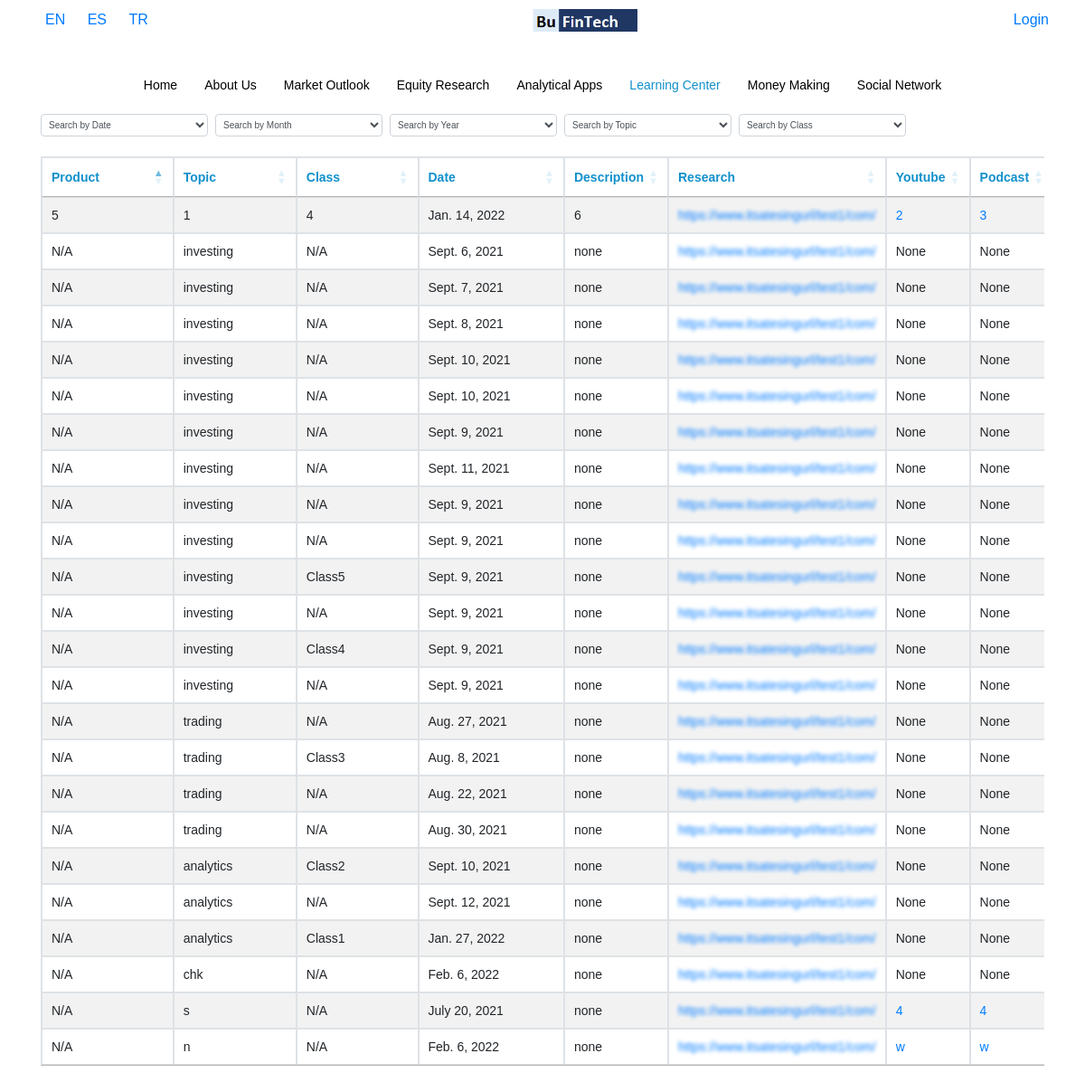
Screenshot of /en/learning-center with the database file from the repository.
### base/models.py (models this page shows, shortened)
class learning(models.Model):
    Language = models.CharField(max_length=50)
    Product = models.CharField(max_length=50,blank=True, default="N/A")
    Topic = models.CharField(max_length=50,blank=True)
    Class = models.CharField(max_length=50,blank=True, default="N/A")
    Date = models.DateField(blank=True)
    Description = models.CharField(max_length=50,blank=True,default="none")
    Research = models.FileField(upload_to=path_learning )
    Youtube = models.CharField(max_length=50,blank=True)
    Podcast = models.CharField(max_length=50,blank=True)
    class Meta:
        verbose_name = "Learning Center"
        verbose_name_plural = "Learning Center"

### base/views.py (the view)
# urls.py: re_path(r'^(?P<Language>[a-z]{2})/learning-center$', views.learn, name='learning-center'),
def learn(request, Language):
    display_url = True
    try:
        user_payment = Api_key.objects.get(user = request.user)
    except:
        user_payment = None
    if user_payment != None:
        pass
    else:
        display_url = False
    hidden = [0,1]
    setCurrentLanguage(request, Language)
    nav_items = ListPage.objects.filter(Language=request.session['current_language']).order_by('Priority').values_list("Menu_Name","url").distinct()
    obj = learning.objects.filter(Language=request.session['current_language'])
    data = serializers.serialize("python",learning.objects.filter(Language=request.session['current_language']) )
    categories = obj.values("Topic").distinct()
    classes = obj.values("Class").distinct()
    return render (request,'base/learning.html',{'display_url':display_url, 'obj':obj,'table_form':LearningForm(),'data':data, 'hidden':hidden,"nav_items":list(dict.fromkeys(nav_items)),'Language':Language, 'categories':categories, 'classes':classes})

### base/forms.py
class LearningForm(ModelForm):
    class Meta:
        model = learning
        fields = '__all__'

### base/templatetags/current_url.py (called while the page is built)
@register.filter
def current_url(value, url):
    url = url[4:]
    value = value.replace("_","-")
    if value == "analytic-apps":
        value = "analytical-apps"
    print(value, url)
    result = re.search(value , url)
    if result != None:
        return True

### base/views.py (called while the page is built)
def setCurrentLanguage(request, Language):
    request.session['current_language'] = Language
    return

### base/templates/base/learning.html (shortened to what this page needs)
{% extends 'base/home.html' %}
{% load static %}
{% block content %}
<div class="container">
        <div class=" d-block d-md-flex searcbox">
            <select style="height: 25px; font-size: 10px; padding: 4px;" class="form-control col-12 col-md-2 mt-2 mt-md-0 mr-2" id="learning_search_date" title="Search By Date">
				<option value="">Search by Date</option>
			</select>
            <select style="height: 25px; font-size: 10px; padding: 4px;" class="form-control col-12 col-md-2 mt-2 mt-md-0 mr-2" id="learning_search_month" title="Search By Month">
				<option value="">Search by Month</option>
			</select>
            <select style="height: 25px; font-size: 10px; padding: 4px;" class="form-control col-12 col-md-2 mt-2 mt-md-0 mr-2" id="learning_search_year" title="Search By Year">
                <option value="">Search by Year</option>
            </select>
            <select style="height: 25px; font-size: 10px; padding: 4px;" class="form-control col-12 col-md-2 mt-2 mt-md-0 mr-2" id="learning_search" title="Search By Category">
                <option value="">Search by Topic</option>
            </select>
            <select style="height: 25px; font-size: 10px; padding: 4px;" class="form-control col-12 col-md-2 mt-2 mt-md-0 mr-2" id="learning_search_class" title="Search By Category">
                <option value="">Search by Class</option>
            </select>
        </div>
	<br />
    <div class="width">
    <table id="example" class="table table-striped table-bordered" style="width:101%">
        <thead>
            <tr>
                {% for field in table_form %}
                    {% if field.label  == 'Url' %}
                        {% if display_url %}
                            <th> {{field.label}} </th>
                        {% endif %}
                    {% elif field.label  == 'Language' %}
                    {% else %}
                        <th> {{field.label}} </th>
                    {% endif %}
				{% endfor %}
            </tr>
        </thead>
        <tbody>
            {% for instance in data %}
                <tr>
                {% for field, value in instance.fields.items %}
                            {% if field == 'Research' %}
                                {% if display_url == False %}
                                    <td style="min-width: 203px;">
                                        <a class="blurLinks" href="{% url 'payment' %}" onmouseover="hov(this)" onmouseout="hovOut(this)">https://www.itsatesingurl/test1/com/</a>
                                    </td>
                                {% else %}
                                    <td> <a  href="{{value}}">{{value}}</a></td>
                                {% endif %}
                            {% elif field == 'Language' %}
                            {% elif field == 'Youtube' %}
                                {% if value %}
                                    <td> <a  href="{{value}}">{{value}}</a></td>
                                {% else %}
                                    <td>None</td>
                                {% endif %}
                            {% elif field == 'Podcast' %}
                                {% if value %}
                                    <td><a href="{{value}}">{{value}}</a></td>
                                {% else %}
                                    <td>None</td>
                                {% endif %}
                            {% else %}
                                <td> {{value }} </td>
                            {%endif%}
                {% endfor %}
                </tr>
            {% endfor %}
        </tbody>
    </table>
    </div>
</div>
{% endblock content %}

### mysite/static/base/style.css (style rules this page uses)
html, body { height: 100%; width: 100%; height: 100vh; width: 100vw; margin: 0; }
.width { overflow-x: auto; white-space: nowrap; margin-bottom: 50px; }
th { color:#1190cb; }
td { width:25%; }
a { color:black; }

### mysite/static/base/url.css (style rules this page uses)
.blurLinks { filter: blur(2px); -webkit-filter: blur(2px); }

### mysite/static/sidebar/demo.css (style rules this page uses)
html, body { padding: 0; margin: 0; }
body { background-color: #fff; font-family: Arial, Helvetica, Verdana; font-size: 14px; line-height: 22px; color: #666; position: relative; -webkit-text-size-adjust: none; }

### mysite/static/sidebar/mmenu.css (style rules this page uses)
:root { --mm-line-height:20px;--mm-listitem-size:44px;--mm-navbar-size:44px;--mm-offset-top:0;--mm-offset-right:0;--mm-offset-bottom:0;--mm-offset-left:0;--mm-color-border:rgba(0, 0, 0, 0.1);--mm-color-button:rgba(0, 0, 0, 0.3);--mm-color-text:rgba(0, 0, 0, 0.75);--mm-color-text-dimmed:rgba(0, 0, 0, 0.3);--mm-color-background:#f3f3f3;--mm-color-background-highlight:rgba(0, 0, 0, 0.05);--mm-color-background-emphasis:rgba(255, 255, 255, 0.4);--mm-shadow:0 0 10px rgba(0, 0, 0, 0.3) }
.mm-wrapper { overflow-x:hidden;position:relative }
:root { --mm-iconbar-size:50px }
:root { --mm-iconpanel-size:50px }
:root { --mm-sidebar-collapsed-size:50px;--mm-sidebar-expanded-size:440px }

### rows the page displays
learning: fields "N/A" "investing" "N/A" "Sept. 6, 2021" "none"
learning: fields "N/A" "investing" "N/A" "Sept. 7, 2021" "none"
learning: fields "N/A" "investing" "N/A" "Sept. 8, 2021" "none"
learning: fields "N/A" "investing" "N/A" "Sept. 10, 2021" "none"
learning: fields "N/A" "investing" "N/A" "Sept. 10, 2021" "none"
learning: fields "N/A" "investing" "N/A" "Sept. 9, 2021" "none"
learning: fields "N/A" "investing" "N/A" "Sept. 11, 2021" "none"
learning: fields "N/A" "investing" "N/A" "Sept. 9, 2021" "none"
learning: fields "N/A" "investing" "N/A" "Sept. 9, 2021" "none"
learning: fields "N/A" "investing" "Class5" "Sept. 9, 2021" "none"
learning: fields "N/A" "investing" "N/A" "Sept. 9, 2021" "none"
learning: fields "N/A" "investing" "Class4" "Sept. 9, 2021" "none"
learning: fields "N/A" "investing" "N/A" "Sept. 9, 2021" "none"
learning: fields "N/A" "trading" "N/A" "Aug. 27, 2021" "none"
learning: fields "N/A" "trading" "Class3" "Aug. 8, 2021" "none"
learning: fields "N/A" "trading" "N/A" "Aug. 22, 2021" "none"
learning: fields "N/A" "trading" "N/A" "Aug. 30, 2021" "none"
learning: fields "N/A" "analytics" "Class2" "Sept. 10, 2021" "none"
learning: fields "N/A" "analytics" "N/A" "Sept. 12, 2021" "none"
learning: fields "N/A" "analytics" "Class1" "Jan. 27, 2022" "none"
learning: fields "N/A" "chk" "N/A" "Feb. 6, 2022" "none"
learning: fields "Jan. 14, 2022"
learning: fields "N/A" "N/A" "July 20, 2021" "none"
learning: fields "N/A" "N/A" "Feb. 6, 2022" "none"

### other values shown
{{ item.0 }} "Home" "About Us" "Market Outlook" "Equity Research" "Analytical Apps" "Money Making" "Social Network"
{{ item.0 }} "Learning Center"
{{ field.label }} "Product" "Topic" "Class" "Date" "Description" "Research" "Youtube" "Podcast"
{{ value }} "5" "1" "4" "6" "s" "n"
{{ value }} "2" "4" "w"
{{ value }} "3" "4" "w"
